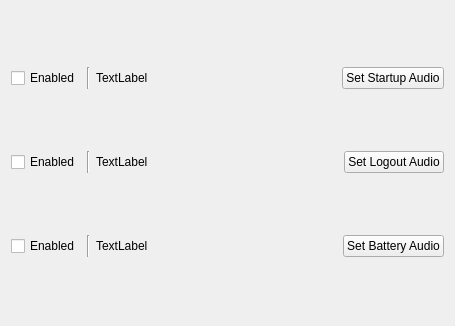
<?xml version="1.0" encoding="UTF-8"?>
<ui version="4.0">
 <class>page_soundtheme</class>
 <widget class="QWidget" name="page_soundtheme">
  <property name="geometry">
   <rect>
    <x>0</x>
    <y>0</y>
    <width>455</width>
    <height>326</height>
   </rect>
  </property>
  <property name="windowTitle">
   <string>Form</string>
  </property>
  <layout class="QVBoxLayout" name="verticalLayout">
   <item>
    <layout class="QHBoxLayout" name="horizontalLayout">
     <item>
      <widget class="QCheckBox" name="checkBox_startup">
       <property name="text">
        <string>Enabled</string>
       </property>
      </widget>
     </item>
     <item>
      <widget class="Line" name="line_3">
       <property name="orientation">
        <enum>Qt::Vertical</enum>
       </property>
      </widget>
     </item>
     <item>
      <widget class="QLabel" name="label_startup">
       <property name="text">
        <string>TextLabel</string>
       </property>
      </widget>
     </item>
     <item>
      <spacer name="horizontalSpacer">
       <property name="orientation">
        <enum>Qt::Horizontal</enum>
       </property>
       <property name="sizeHint" stdset="0">
        <size>
         <width>40</width>
         <height>20</height>
        </size>
       </property>
      </spacer>
     </item>
     <item>
      <widget class="QPushButton" name="pushButton_startup">
       <property name="text">
        <string>Set Startup Audio</string>
       </property>
      </widget>
     </item>
    </layout>
   </item>
   <item>
    <layout class="QHBoxLayout" name="horizontalLayout_2">
     <item>
      <widget class="QCheckBox" name="checkBox_logout">
       <property name="text">
        <string>Enabled</string>
       </property>
      </widget>
     </item>
     <item>
      <widget class="Line" name="line_2">
       <property name="orientation">
        <enum>Qt::Vertical</enum>
       </property>
      </widget>
     </item>
     <item>
      <widget class="QLabel" name="label_logout">
       <property name="text">
        <string>TextLabel</string>
       </property>
      </widget>
     </item>
     <item>
      <spacer name="horizontalSpacer_2">
       <property name="orientation">
        <enum>Qt::Horizontal</enum>
       </property>
       <property name="sizeHint" stdset="0">
        <size>
         <width>40</width>
         <height>20</height>
        </size>
       </property>
      </spacer>
     </item>
     <item>
      <widget class="QPushButton" name="pushButton_logout">
       <property name="text">
        <string>Set Logout Audio</string>
       </property>
      </widget>
     </item>
    </layout>
   </item>
   <item>
    <layout class="QHBoxLayout" name="horizontalLayout_3">
     <item>
      <widget class="QCheckBox" name="checkBox_battery">
       <property name="text">
        <string>Enabled</string>
       </property>
      </widget>
     </item>
     <item>
      <widget class="Line" name="line">
       <property name="orientation">
        <enum>Qt::Vertical</enum>
       </property>
      </widget>
     </item>
     <item>
      <widget class="QLabel" name="label_battery">
       <property name="text">
        <string>TextLabel</string>
       </property>
      </widget>
     </item>
     <item>
      <spacer name="horizontalSpacer_3">
       <property name="orientation">
        <enum>Qt::Horizontal</enum>
       </property>
       <property name="sizeHint" stdset="0">
        <size>
         <width>40</width>
         <height>20</height>
        </size>
       </property>
      </spacer>
     </item>
     <item>
      <widget class="QPushButton" name="pushButton_battery">
       <property name="text">
        <string>Set Battery Audio</string>
       </property>
      </widget>
     </item>
    </layout>
   </item>
  </layout>
 </widget>
 <resources/>
 <connections/>
</ui>
